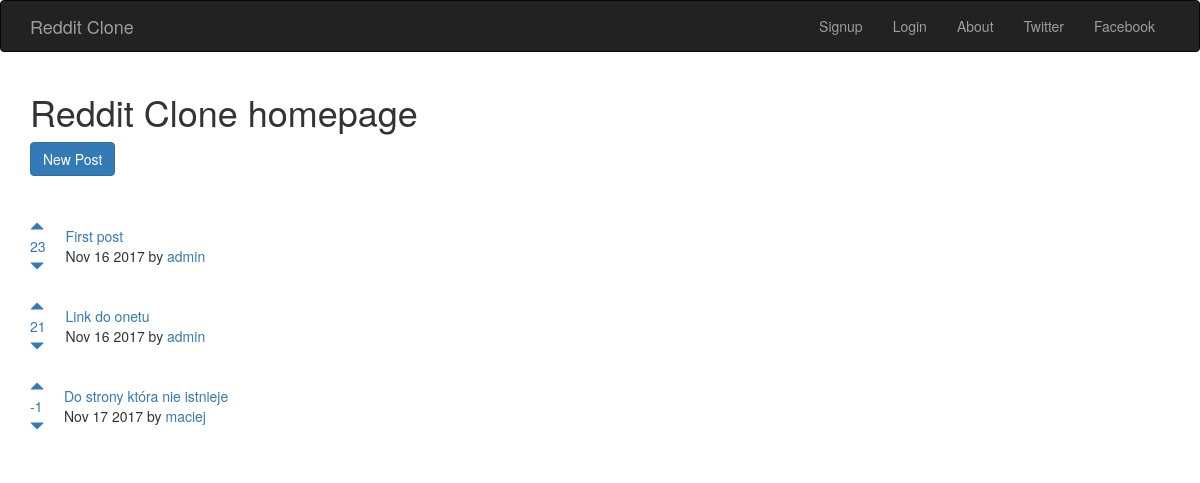
The page / on the database its author committed.
### posts/models.py (models this page shows)
class Post(models.Model):
	title = models.CharField(max_length=200)
	url = models.TextField()
	pub_date = models.DateTimeField()
	author = models.ForeignKey(User)
	votes_total = models.IntegerField(default=1)
	def pub_date_pretty (self):
		return self.pub_date.strftime('%b %d %Y')

### posts/views.py (the view)
# urls.py: 2. Add a URL to urlpatterns:  url(r'^$', views.home, name='home')
def home(request):
	posts = Post.objects.order_by('-votes_total')
	return render(request, 'posts/home.html', {'posts':posts})

### posts/templates/posts/home.html (shortened to what this page needs)
{% extends 'base.html' %}
{% block content %}
<h1>Reddit Clone homepage</h1>
<a class="btn btn-primary" href="{% url 'posts:create' %}">New Post</a>
<br />
<br />
<br />
{% for post in posts.all %}
<table>
	<tr>
	<td style="padding-right:20px;"><a href="#" onClick="document.getElementById('upvote{{ post.id }}').submit()"><span class="glyphicon glyphicon-triangle-top" aria-hidden="true"></span><a href="#" onClick="document.getElementById('downvote{{ post.id }}').submit()"><br/> {{ post.votes_total }}<br/><a href="#" onClick="document.getElementById('downvote{{ post.id }}').submit()"><span class="glyphicon glyphicon-triangle-bottom" aria-hidden="true"></span></a></td>
	<td><a href="{{ post.url }}">{{ post.title }}</a><br/>{{ post.pub_date_pretty }} by <a href="{% url 'posts:userposts' post.author.id %}">{{ post.author }}</a></td>
	</tr>
</table>
<br />
{% endfor %}
{% endblock %}

### templates/base.html (shortened to what this page needs)
<!DOCTYPE html>
<html lang="en">
  <head>
    <link rel="stylesheet" href="https://maxcdn.bootstrapcdn.com/bootstrap/3.3.7/css/bootstrap.min.css">
  </head>
  <body>
  <nav class="navbar navbar-inverse">
	  <div class="container">
		<div class="navbar-header">
		  <a class="navbar-brand" href="{% url 'home' %}">Reddit Clone</a>
		  </div>
		  <div class="collapse navbar-collapse" id="mynav">
		<ul class="nav navbar-nav navbar-right">
		{% if user.is_authenticated %}
		<li><a href="#" onClick="document.getElementById('logout').submit()">Logout</a></li>
		<form id="logout" method="POST" action="{% url 'accounts:logout' %}">
		{% csrf_token %}
		<input type="hidden"/>
			</form>
		{% else %}
		<li><a href="{% url 'accounts:signup' %}">Signup</a></li>
		<li><a href="{% url 'accounts:login' %}">Login</a></li>
		{% endif %}
		<li><a href="">About</a></li>
		<li><a href="http://www.twitter.com">Twitter</a></li>
		<li><a href="http://www.facebook.com">Facebook</a></li>
		</ul>
	  </div>
	</nav>
	<div class="container">
		{% block content %}
		{% endblock %}
	</div>
  </body>
</html>

### rows shown on the page
Post: votes_total "23", title "First post", pub_date_pretty "Nov 16 2017", author "admin"
Post: votes_total "21", title "Link do onetu", pub_date_pretty "Nov 16 2017", author "admin"
Post: votes_total "-1", title "Do strony która nie istnieje", pub_date_pretty "Nov 17 2017", author "maciej"
